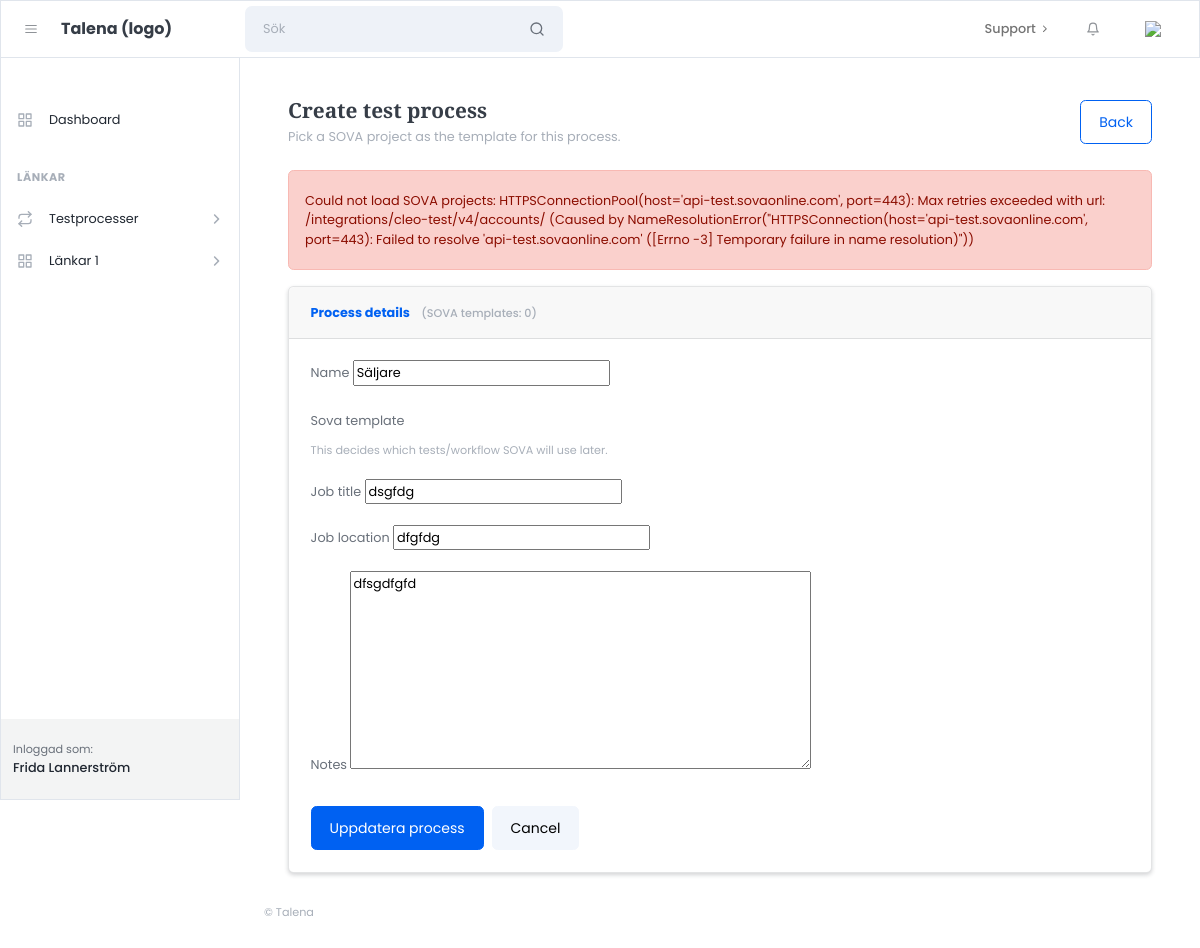
Before: /processes/13/edit/ (signed in) with the older database file.
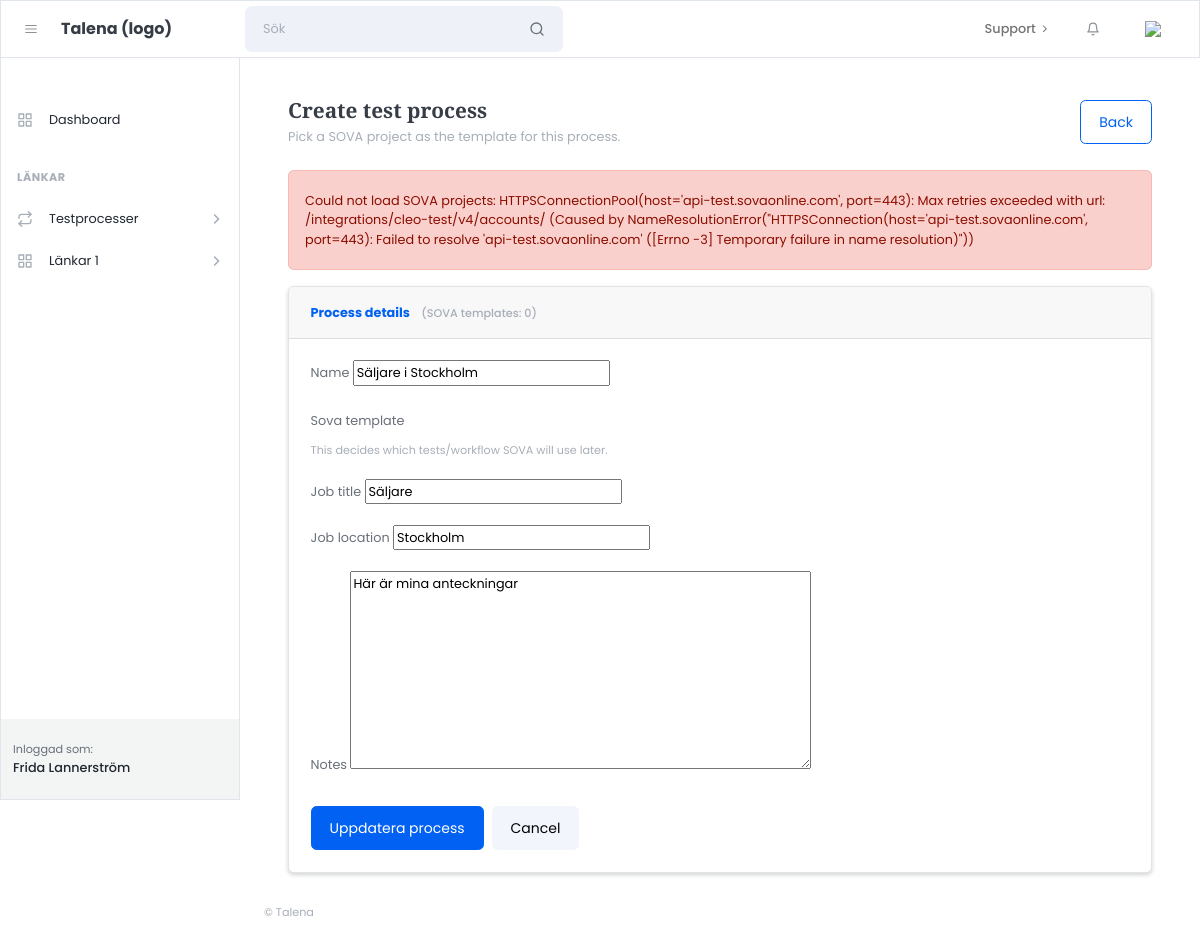
After: the same page with the newer database file.
### apps/processes/models.py (models this page shows, shortened)
class TestProcess(models.Model):
    name = models.CharField(max_length=255)
    provider = models.CharField(max_length=50, default="sova")
    account_code = models.CharField(max_length=255)
    project_code = models.CharField(max_length=255)
    project_name_snapshot = models.CharField(max_length=255, blank=True, default="")
    job_title = models.CharField(max_length=255, blank=True, default="")
    job_location = models.CharField(max_length=255, blank=True, default="")
    notes = models.TextField(blank=True, default="")
    self_registration_token = models.UUIDField(
        default=uuid.uuid4,
        unique=True,
        editable=False,
        db_index=True,
    )
    created_by = models.ForeignKey(
        settings.AUTH_USER_MODEL,
        on_delete=models.CASCADE,
        related_name="test_processes",
    )
    created_at = models.DateTimeField(auto_now_add=True)
    class Meta:
        ordering = ["-created_at"]

### apps/processes/views.py (the view, shortened to what this page needs)
# urls.py: path("<int:pk>/edit/", views.process_update, name="process_update"),
@login_required
def process_update(request, pk):
    obj = get_object_or_404(TestProcess, pk=pk, created_by=request.user)
    client = SovaClient()
    error = None
    try:
        accounts = client.get_accounts_with_projects()
    except Exception as e:
        accounts = []
        error = str(e)
    metas = ProjectMeta.objects.filter(provider="sova")
    meta_map = {(m.account_code, m.project_code): m for m in metas}
    choices = []
    template_cards = []
    if request.method == "POST":
        form = TestProcessCreateForm(request.POST, instance=obj)
        form.fields["sova_template"].choices = choices
        if form.is_valid():
            updated = form.save(commit=False)
            value = form.cleaned_data["sova_template"]  # "ACC|PROJ"
            acc, proj = value.split("|", 1)
            updated.provider = "sova"
            updated.account_code = acc
            updated.project_code = proj
            meta = meta_map.get((acc, proj))
            if meta and getattr(meta, "intern_name", None):
                updated.project_name_snapshot = meta.intern_name
            else:
                match = next((t for t in template_cards if t["value"] == value), None)
                updated.project_name_snapshot = (match["sova_name"] if match else proj)
            updated.save()
            return redirect("processes:process_list")
    else:
        form = TestProcessCreateForm(instance=obj)
        form.fields["sova_template"].choices = choices
        form.initial["sova_template"] = f"{obj.account_code}|{obj.project_code}"
    return render(request, "customer/processes/process_edit.html", {
        "form": form,
        "process": obj,
        "error": error,
        "choices_count": len(choices),
        "template_cards": template_cards,
    })

### apps/processes/forms.py
class TestProcessCreateForm(forms.ModelForm):
    name = forms.CharField(required=True)
    sova_template = forms.ChoiceField(widget=forms.RadioSelect, required=True)
    job_title = forms.CharField(required=False)
    job_location = forms.CharField(required=False)
    notes = forms.CharField(widget=forms.Textarea, required=False)
    class Meta:
        model = TestProcess
        fields = ["name", "sova_template", "job_title", "job_location", "notes"]
        widgets = {
            "notes": forms.Textarea(attrs={"rows": 4}),
        }

### apps/core/integrations/sova.py (called while the page is built)
    @property
    def base_url(self) -> str:
        return f"{self.env_base}/{self.base_path}/"

    def get_accounts(self) -> list[dict]:
        r = requests.get(self.base_url + "accounts/", auth=self.auth, timeout=25)
        r.raise_for_status()
        return (r.json() or {}).get("accounts", []) or []

    def get_accounts_with_projects(self) -> list[dict]:
        accounts = self.get_accounts()
        for a in accounts:
            code = (a.get("code") or "").strip()
            if code:
                a["projects"] = self.get_projects_for_account(code)
            else:
                a["projects"] = []
        return accounts

### templates/customer/processes/process_edit.html (shortened to what this page needs)
{% extends "customer/core/layouts/customer_base.html" %}
{% block content %}
<div class="container-fluid px-4">
  <div class="d-flex align-items-center justify-content-between mb-4">
    <div>
      <h1 class="h3 mb-1">Create test process</h1>
      <div class="text-muted">Pick a SOVA project as the template for this process.</div>
    </div>
    <a class="btn btn-outline-primary" href="{% url 'processes:process_list' %}">Back</a>
  </div>
  {% if error %}
    <div class="alert alert-danger">
      Could not load SOVA projects: {{ error }}
    </div>
  {% endif %}
  <div class="card shadow-sm">
    <div class="card-header">
      <strong>Process details</strong>
      <span class="text-muted ms-2 small">(SOVA templates: {{ choices_count }})</span>
    </div>
    <div class="card-body">
      <form method="post" novalidate>
        <div class="row g-3">
          <div class="col-md-6">
            <label class="form-label">{{ form.name.label }}</label>
            {{ form.name }}
          </div>
          <div class="col-12">
            <label class="form-label">{{ form.sova_template.label }}</label>
            <div class="form-text">This decides which tests/workflow SOVA will use later.</div>
          </div>
          <div class="col-md-12">
            <label class="form-label">{{ form.job_title.label }}</label>
            {{ form.job_title }}
          </div>
          <div class="col-md-12">
            <label class="form-label">{{ form.job_location.label }}</label>
            {{ form.job_location }}
          </div>
          <div class="col-12">
            <label class="form-label">{{ form.notes.label }}</label>
            {{ form.notes }}
          </div>
        </div>
        <div class="d-flex gap-2 mt-4">
          <button class="btn btn-primary" type="submit">Uppdatera process</button>
          <a class="btn btn-light" href="{% url 'processes:process_list' %}">Cancel</a>
        </div>
      </form>
    </div>
  </div>
</div>
{% endblock %}

Changed rows visible on the page:
changed TestProcess "Säljare": name "Säljare" → "Säljare i Stockholm"; job_title "dsgfdg" → "Säljare"; job_location "dfgfdg" → "Stockholm"; notes "dfsgdfgfd" → "Här är mina anteckningar"
